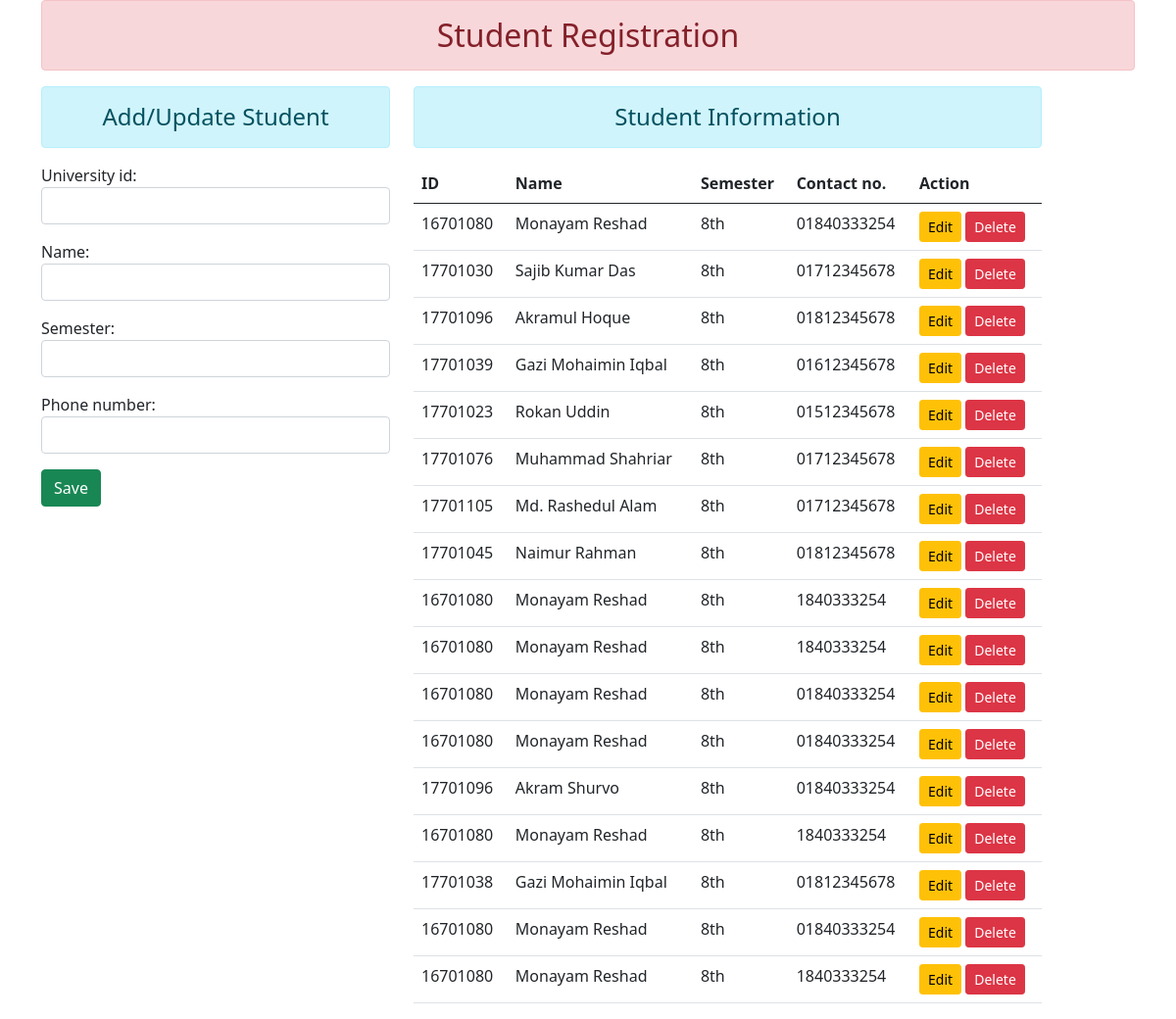
The app's page /, older data.
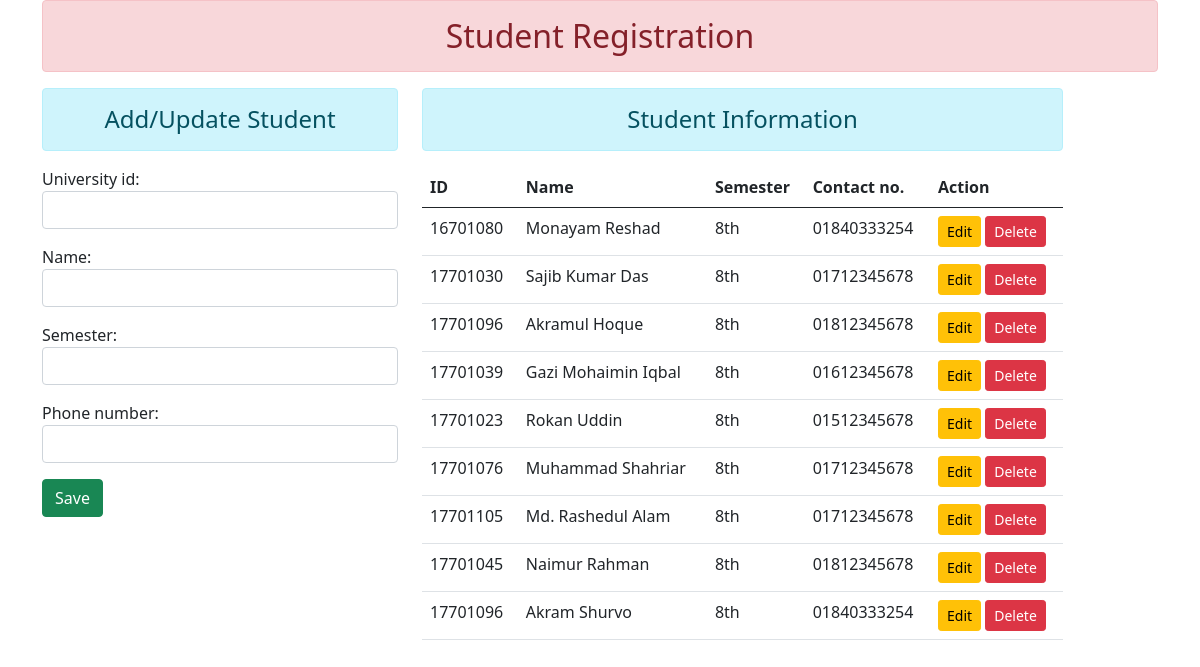
The same page, newer data.
### crud/models.py (models this page shows, shortened)
class User(models.Model):
    name = models.CharField(max_length=100)
    university_id = models.CharField(max_length=10)
    semester = models.CharField(max_length=10)
    phone_number = models.CharField(max_length=15)

### crud/views.py (the view)
# urls.py: 2. Add a URL to urlpatterns:  path('', views.home, name='home')
def home(request):
    form = StudentRegistration()
    students = User.objects.all()
    return render(request, "crud/home.html", {"form": form, "students": students})

### crud/forms.py
class StudentRegistration(forms.ModelForm):
    class Meta:
        model = User
        fields = ["university_id", "name", "semester", "phone_number"]
        widgets = {
            "university_id": forms.TextInput(
                attrs={"class": "form-control", "id": "university_id-input"}
            ),
            "name": forms.TextInput(
                attrs={"class": "form-control", "id": "name-input"}
            ),
            "semester": forms.TextInput(
                attrs={"class": "form-control", "id": "semester-input"}
            ),
            "phone_number": forms.TextInput(
                attrs={"class": "form-control", "id": "phone_number-input"}
            ),
        }

### crud/templates/crud/home.html (shortened to what this page needs)
{% load static %}
<!DOCTYPE html>
<html lang="en">
<head>
    <link rel="stylesheet" href="{% static 'crud/css/bootstrap.css' %}">
</head>
<body>
    <div class="container">
        <h2 class="text-center alert alert-danger">
            Student Registration
        </h2>
        <div class="row">
            <div class="col-sm-4">
                <h4 class="text-center alert alert-info">Add/Update Student</h4>
                <form action="" method="POST">
                    {{form.as_p}}
                </form>
                <input type="button" class="btn btn-success" id='btn-save' value="Save">
            </div>
            <div class="col-sm-7">
                <h4 class="text-center alert alert-info">Student Information</h4>
                <table class="table table-hover">
                    <thead>
                        <tr>
                            <th>ID</th>
                            <th>Name</th>
                            <th>Semester</th>
                            <th>Contact no.</th>
                            <th>Action</th>
                        </tr>
                    </thead>
                    <tbody id="tbody-ajax">
                        {% for student in students %}
                        <tr>
                            <td>{{student.university_id}}</td>
                            <td>{{student.name}}</td>
                            <td>{{student.semester}}</td>
                            <td>{{student.phone_number}}</td>
                            <td>
                                <button class="btn btn-warning btn-sm btn-edit" value="edit"
                                    data-sid="{{student.id}}">Edit</button>
                                <button class="btn btn-danger btn-sm btn-del" value="delete"
                                    data-sid="{{student.id}}">Delete</button>
                            </td>
                        </tr>
                        {% endfor %}
                    </tbody>
                </table>
            </div>
        </div>
    </div>
</body>
</html>

Row changes from the older to the newer data that the page shows:
removed User: university_id "16701080", name "Monayam Reshad", semester "8th", phone_number "1840333254"
removed User: university_id "16701080", name "Monayam Reshad", semester "8th", phone_number "1840333254"
removed User: university_id "16701080", name "Monayam Reshad", semester "8th", phone_number "01840333254"
removed User: university_id "16701080", name "Monayam Reshad", semester "8th", phone_number "01840333254"
removed User: university_id "16701080", name "Monayam Reshad", semester "8th", phone_number "1840333254"
removed User: university_id "17701038", name "Gazi Mohaimin Iqbal", semester "8th", phone_number "01812345678"
removed User: university_id "16701080", name "Monayam Reshad", semester "8th", phone_number "01840333254"
removed User: university_id "16701080", name "Monayam Reshad", semester "8th", phone_number "1840333254"
